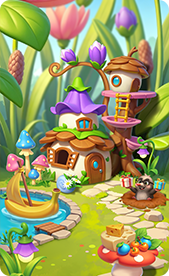
#> input picture assets/skill_20261109/_refs/ref_style_fairy_garden.png, 169 x 276 px, found by its file name
$ python _sample_palette.py
#> lines starting #> are read from the running program, lines starting #| are printed output that depends on the picture
# -*- coding: utf-8 -*-
"""Sample real HEX from the fairy-garden style plate. Read-only."""
import colorsys
from collections import Counter
from pathlib import Path

from PIL import Image

src = Path(r"assets/skill_20261109/_refs/ref_style_fairy_garden.png")
im = Image.open(src).convert("RGB")
w, h = im.size
#> w = 169; h = 276
small = im.resize((80, 80), Image.Resampling.BOX)
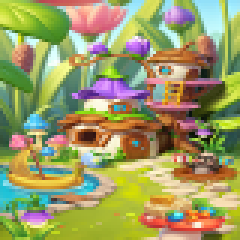
#> small: PIL image 80x80 RGB (shown 3 times larger); mean R, G, B 156, 155.1, 100.1
q = small.quantize(colors=16, method=Image.Quantize.MEDIANCUT).convert("RGB")
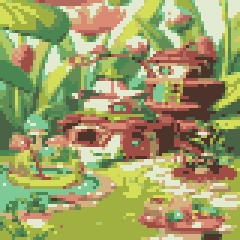
#> q: PIL image 80x80 RGB (shown 3 times larger); mean R, G, B 157.8, 157.5, 101.7
counts = Counter(q.getdata())
#> counts = 16 items
total = sum(counts.values())
#> total = 6400

def hex_of(rgb):
    return "#{:02X}{:02X}{:02X}".format(*rgb)

def hsv_of(rgb):
    r, g, b = [c / 255 for c in rgb]
    return colorsys.rgb_to_hsv(r, g, b)

lines = [f"size={w}x{h}", "QUANTIZED"]
#> lines = ['size=169x276', 'QUANTIZED']
for rgb, n in counts.most_common():
    hh, ss, vv = hsv_of(rgb)
    lines.append(f"{hex_of(rgb)} n={n:5d} pct={100*n/total:5.1f} h={hh*360:6.1f} s={ss:4.2f} v={vv:4.2f}")
#> this loop made 16 passes
#> (rgb, n, r in hsv_of, g in hsv_of, b in hsv_of, hh, ss, vv) on passes 1 to 10: ((160, 176, 65), 978, 0.627, 0.69, 0.255, 0.191, 0.631, 0.69), ((226, 234, 209), 722, 0.886, 0.918, 0.82, 0.22, 0.107, 0.918), ((160, 78, 69), 488, 0.627, 0.306, 0.271, 0.0165, 0.569, 0.627), ((100, 140, 85), 420, 0.392, 0.549, 0.333, 0.288, 0.393, 0.549), ((214, 177, 128), 398, 0.839, 0.694, 0.502, 0.095, 0.402, 0.839), ((212, 222, 88), 396, 0.831, 0.871, 0.345, 0.179, 0.604, 0.871), ((73, 134, 81), 386, 0.286, 0.525, 0.318, 0.355, 0.455, 0.525), ((74, 98, 70), 372, 0.29, 0.384, 0.275, 0.31, 0.286, 0.384), ((77, 52, 43), 360, 0.302, 0.204, 0.169, 0.0441, 0.442, 0.302), ((219, 138, 116), 354, 0.859, 0.541, 0.455, 0.0356, 0.47, 0.859)
#> after the loop, lines = 18 items

# Region medians: name, box as fractions (l,t,r,b)
regions = {
    "grass_center": (0.42, 0.62, 0.62, 0.82),
    "leaf_left": (0.02, 0.28, 0.16, 0.55),
    "leaf_right": (0.84, 0.22, 0.98, 0.48),
    "sky_gap": (0.30, 0.02, 0.48, 0.12),
    "wood_roof_left": (0.22, 0.48, 0.38, 0.58),
    "door_brown": (0.30, 0.55, 0.40, 0.68),
    "wall_cream": (0.24, 0.50, 0.34, 0.58),
    "purple_cap": (0.28, 0.38, 0.40, 0.50),
    "tower_purple": (0.55, 0.18, 0.68, 0.32),
    "pink_bloom_top": (0.18, 0.00, 0.36, 0.10),
    "water": (0.04, 0.68, 0.22, 0.86),
    "stone_path": (0.55, 0.72, 0.78, 0.88),
    "mushroom_red": (0.72, 0.78, 0.88, 0.92),
    "boat_gold": (0.08, 0.58, 0.22, 0.70),
    "window_glow": (0.26, 0.52, 0.34, 0.60),
}
lines.append("REGIONS")
px = im.load()
for name, (l, t, r, b) in regions.items():
    xs0, ys0 = int(l * w), int(t * h)
    xs1, ys1 = int(r * w), int(b * h)
    bucket = []
    step = max(1, (xs1 - xs0) // 24)
    for y in range(ys0, ys1, step):
        for x in range(xs0, xs1, step):
            bucket.append(px[x, y])
    if not bucket:
        continue
    med = tuple(sorted(c[i] for c in bucket)[len(bucket) // 2] for i in range(3))
    # also mean
    mean = tuple(sum(c[i] for c in bucket) // len(bucket) for i in range(3))
    lines.append(f"{name:18} median={hex_of(med)} mean={hex_of(mean)} n={len(bucket)}")
#> after the loop, lines = 34 items

lines.append("GRID")
cols, rows = 8, 6
for gy in range(rows):
    row_bits = []
    for gx in range(cols):
        x0, x1 = gx * w // cols, (gx + 1) * w // cols
        y0, y1 = gy * h // rows, (gy + 1) * h // rows
        bucket = []
        step = max(1, (x1 - x0) // 16)
        for y in range(y0, y1, step):
            for x in range(x0, x1, step):
                bucket.append(px[x, y])
        mean = tuple(sum(c[i] for c in bucket) // len(bucket) for i in range(3))
        row_bits.append(hex_of(mean))
    lines.append(f"r{gy} " + " ".join(row_bits))
#> after the loop, lines = 41 items

# Full-frame hue families so small accents are not swallowed by 16-color quantize.
families = {
    "yellow_green": [],
    "leaf_green": [],
    "deep_green": [],
    "pale_highlight": [],
    "wood_tan": [],
    "bark": [],
    "terracotta": [],
    "salmon_pink": [],
    "purple": [],
    "blue_water": [],
    "gold": [],
    "red": [],
}
for y in range(0, h, 1):
    for x in range(0, w, 1):
        rgb = px[x, y]
        hh, ss, vv = hsv_of(rgb)
        deg = hh * 360
        if vv > 0.82 and ss < 0.22:
            families["pale_highlight"].append(rgb)
        elif 250 <= deg <= 325 and ss > 0.22 and vv > 0.28:
            families["purple"].append(rgb)
        elif 180 <= deg < 250 and ss > 0.18 and 0.25 < vv < 0.85:
            families["blue_water"].append(rgb)
        elif 70 <= deg < 105 and ss > 0.35 and vv > 0.45:
            families["yellow_green"].append(rgb)
        elif 105 <= deg < 155 and ss > 0.25 and vv > 0.40:
            families["leaf_green"].append(rgb)
        elif 80 <= deg < 160 and vv <= 0.42 and ss > 0.15:
            families["deep_green"].append(rgb)
        elif (deg >= 345 or deg < 18) and ss > 0.40 and vv > 0.45:
            families["red"].append(rgb)
        elif 8 <= deg < 28 and ss > 0.28 and vv > 0.62:
            families["salmon_pink"].append(rgb)
        elif 8 <= deg < 30 and ss > 0.30 and vv <= 0.62:
            families["terracotta"].append(rgb)
        elif 18 <= deg < 45 and ss > 0.35 and vv > 0.65:
            families["gold"].append(rgb)
        elif 22 <= deg < 50 and 0.25 < ss <= 0.55 and 0.45 < vv <= 0.85:
            families["wood_tan"].append(rgb)
        elif 10 <= deg < 40 and vv <= 0.40 and ss > 0.20:
            families["bark"].append(rgb)
#> this loop made 276 passes

def median_rgb(bucket):
    if not bucket:
        return None
    return tuple(sorted(c[i] for c in bucket)[len(bucket) // 2] for i in range(3))

lines.append("FAMILIES")
pix_total = w * h
for name, bucket in families.items():
    med = median_rgb(bucket)
    if med is None:
        lines.append(f"{name:18} n=0")
        continue
    lines.append(
        f"{name:18} n={len(bucket):6d} pct={100*len(bucket)/pix_total:5.1f} median={hex_of(med)}"
    )

out = Path(r"assets/skill_20261110/style_lock/palette_sample.txt")
out.write_text("\n".join(lines) + "\n", encoding="utf-8")
